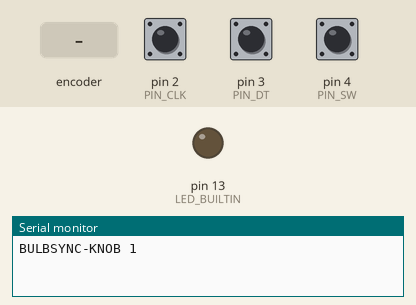
Recording of a sketch running on a simulated Arduino Uno, built with avr-gcc and run on an emulated ATmega328P. On the bench: output pins drawn as LEDs (lit = HIGH), the last lines printed to the serial monitor. Dashed ring = blinking. The inputs (shaded band) are chosen by the test bench; at power-on: pin 4 (PIN_SW) HIGH, pin 2 (PIN_CLK) HIGH, pin 3 (PIN_DT) HIGH.

Above: at 1.2 s.
1.3 s: rotary encoder on pin 2 (PIN_CLK) / pin 3 (PIN_DT) turned 3 steps (first pin leading)
At 1.59 s:
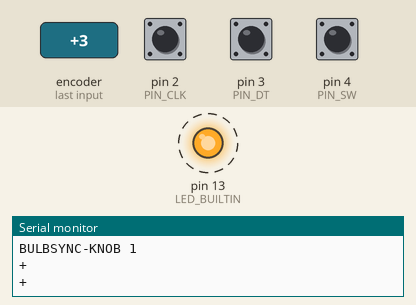
3.4 s: pin 4 (PIN_SW) pulled LOW for 0.15 s
At 4.5 s:
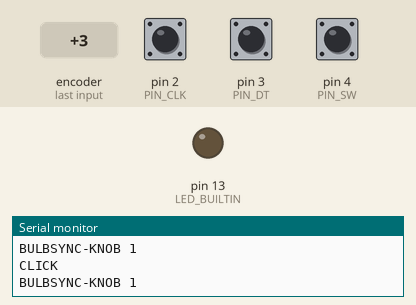
5.0 s: pin 4 (PIN_SW) pulled LOW for 1 s
At 6.8 s:
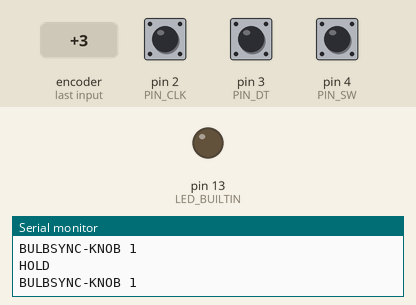
Timing chart, 0 to 8.3 s (numbered marks = the images above; inputs shaded):
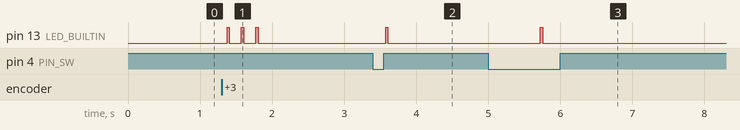

The sketch:

bulbsync_knob.ino
```cpp
// BulBSync Knob - pokrętło do sterowania światłem przez USB.
//
// Płytka: Raspberry Pi Pico / Pico H (rdzeń "Raspberry Pi Pico/RP2040" od Earle'a Philhowera).
// Enkoder: moduł KY-040 (obrót + przycisk w osi).
//
// Podłączenie (numery w nawiasach = fizyczne piny Pico, pin 1 to lewy górny róg przy USB):
//   KY-040 CLK -> GP2  (pin 4)
//   KY-040 DT  -> GP3  (pin 5)
//   KY-040 SW  -> GP4  (pin 6)
//   KY-040 GND -> GND  (pin 3)
//   KY-040 +   -> 3V3(OUT) (pin 36)   <- NIE pin 37 (3V3_EN) i NIE 5 V
//
// Protokół (tekst po USB, 115200, jedna wiadomość na linię):
//   "+" / "-"      obrót o jeden ząbek (w prawo / w lewo)
//   "P+" / "P-"    obrót o ząbek przy wciśniętej gałce
//   "CLICK"        krótkie kliknięcie (bez obracania w trakcie)
//   "HOLD"         przytrzymanie dłużej niż HOLD_MS (wysyłane od razu, bez czekania na puszczenie)
//   "BULBSYNC-KNOB 1"  przedstawienie się (co sekundę i w odpowiedzi na "?")

const int PIN_CLK = 2;
const int PIN_DT = 3;
const int PIN_SW = 4;

// Ile zmian stanu enkodera przypada na jeden wyczuwalny ząbek. KY-040 ma zwykle 4.
// Jeśli jeden ząbek daje dwa komunikaty, zmień na 2; jeśli trzeba kręcić o dwa ząbki - też spróbuj 2.
const int TRANSITIONS_PER_DETENT = 4;
// Odwróć kierunek, jeśli kręcenie w prawo zmniejsza jasność (albo zamień przewody CLK i DT).
const bool REVERSE = false;

const unsigned long DEBOUNCE_MS = 25;
const unsigned long HOLD_MS = 700;
const unsigned long HELLO_MS = 1000;

// Dekoder kwadraturowy: tablica przejść (poprzedni stan AB, nowy stan AB) -> krok.
// Niedozwolone przejścia (drgania styków) dają 0, więc enkoder nie "skacze".
const int8_t STEP[16] = {0, -1, 1, 0, 1, 0, 0, -1, -1, 0, 0, 1, 0, 1, -1, 0};

uint8_t prevAB = 0;
int8_t acc = 0;

bool btnStable = HIGH;       // HIGH = puszczony (INPUT_PULLUP)
bool btnRaw = HIGH;
unsigned long btnRawChanged = 0;
unsigned long btnDownAt = 0;
bool turnedWhileDown = false;
bool holdSent = false;

unsigned long lastHello = 0;
unsigned long ledOffAt = 0;

uint8_t readAB() {
  return (digitalRead(PIN_CLK) << 1) | digitalRead(PIN_DT);
}

void blink() {
  digitalWrite(LED_BUILTIN, HIGH);
  ledOffAt = millis() + 30;
}

void send(const char *msg) {
  if (Serial) {  // nie blokuj, gdy aplikacja nie jest podłączona
    Serial.println(msg);
  }
  blink();
}

void setup() {
  pinMode(PIN_CLK, INPUT_PULLUP);
  pinMode(PIN_DT, INPUT_PULLUP);
  pinMode(PIN_SW, INPUT_PULLUP);  // KY-040 zwykle nie ma rezystora podciągającego na SW
  pinMode(LED_BUILTIN, OUTPUT);
  Serial.begin(115200);
  prevAB = readAB();
}

void handleRotation() {
  uint8_t ab = readAB();
  if (ab == prevAB) return;
  acc += STEP[(prevAB << 2) | ab];
  prevAB = ab;
  int dir = 0;
  if (acc >= TRANSITIONS_PER_DETENT) dir = 1;
  if (acc <= -TRANSITIONS_PER_DETENT) dir = -1;
  if (dir == 0) return;
  acc = 0;
  if (REVERSE) dir = -dir;
  bool pressed = (btnStable == LOW);
  if (pressed) {
    turnedWhileDown = true;
    send(dir > 0 ? "P+" : "P-");
  } else {
    send(dir > 0 ? "+" : "-");
  }
}

void handleButton() {
  unsigned long now = millis();
  bool raw = digitalRead(PIN_SW);
  if (raw != btnRaw) {
    btnRaw = raw;
    btnRawChanged = now;
  }
  if (raw != btnStable && now - btnRawChanged >= DEBOUNCE_MS) {
    btnStable = raw;
    if (btnStable == LOW) {  // wciśnięty
      btnDownAt = now;
      turnedWhileDown = false;
      holdSent = false;
    } else {  // puszczony
      if (!turnedWhileDown && !holdSent) send("CLICK");
    }
  }
  if (btnStable == LOW && !holdSent && !turnedWhileDown && now - btnDownAt >= HOLD_MS) {
    holdSent = true;
    send("HOLD");
  }
}

void handleSerialInput() {
  while (Serial.available()) {
    int c = Serial.read();
    if (c == '?') {
      Serial.println("BULBSYNC-KNOB 1");
      lastHello = millis();
    }
  }
}

void loop() {
  handleRotation();
  handleButton();
  handleSerialInput();
  unsigned long now = millis();
  if (now - lastHello >= HELLO_MS) {
    lastHello = now;
    if (Serial) Serial.println("BULBSYNC-KNOB 1");
  }
  if (ledOffAt && (long)(now - ledOffAt) >= 0) {
    digitalWrite(LED_BUILTIN, LOW);
    ledOffAt = 0;
  }
}
```

Measured:
- after the input at 1.3 s, pin 13 (LED_BUILTIN): alternates HIGH for 0.03 s and LOW for 0.17 s, 6 changes in all, then stays LOW, starting after 0.08 s
- after the input at 3.4 s, pin 13 (LED_BUILTIN): LOW → HIGH after 0.18 s, → LOW 0.03 s later
- after the input at 5.0 s, pin 13 (LED_BUILTIN): LOW → HIGH after 0.72 s, → LOW 0.03 s later
